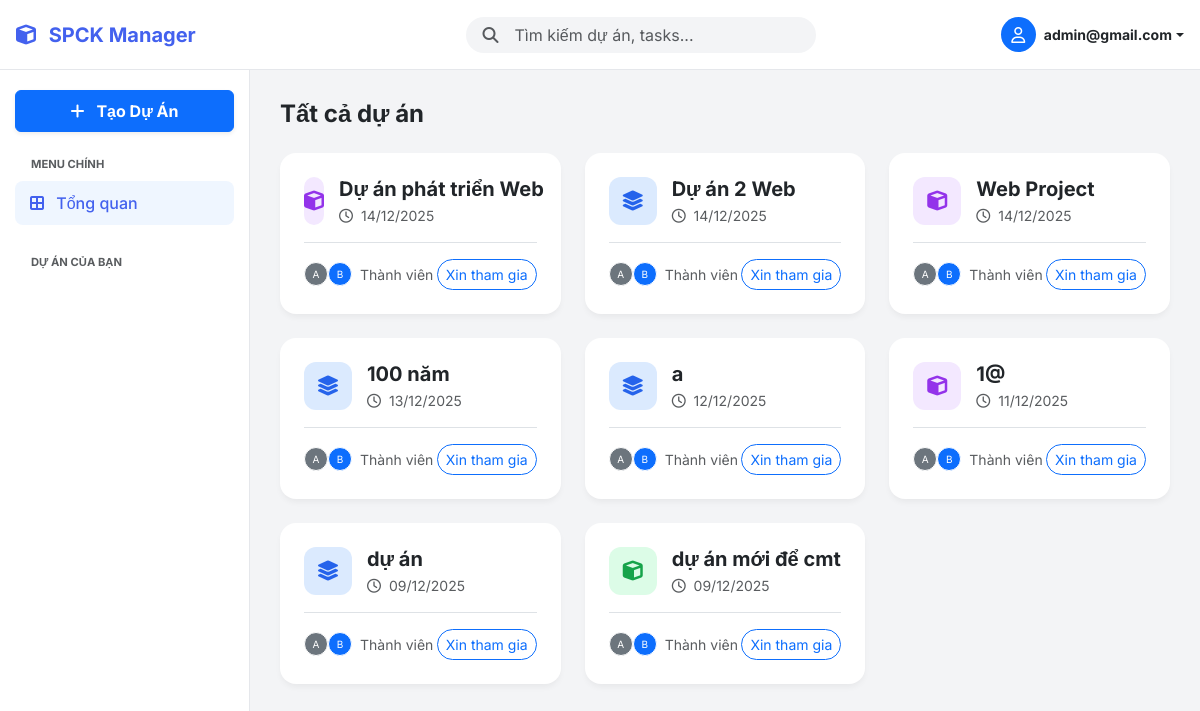
Page /dashboard.php (signed in) on the committed database.
### tables this page shows
CREATE TABLE `projects` (
  `id` int NOT NULL,
  `title` varchar(255) NOT NULL,
  `description` text,
  `created_at` timestamp NOT NULL DEFAULT CURRENT_TIMESTAMP
);

### dashboard.php (the view, shortened to what this page needs)
<?php
require 'config.php';
$search_query = "";
$all_projects = [];
if (isset($_GET['q']) && !empty($_GET['q'])) {
    $search_query = trim($_GET['q']);
    $term = "%" . $search_query . "%";
    $stmt_search = $conn->prepare("SELECT * FROM projects WHERE title LIKE ? OR description LIKE ? ORDER BY created_at DESC");
    $stmt_search->bind_param("ss", $term, $term);
    $stmt_search->execute();
    $all_projects = $stmt_search->get_result()->fetch_all(MYSQLI_ASSOC);
} else {
    $all_projects = $conn->query("SELECT * FROM projects ORDER BY created_at DESC")->fetch_all(MYSQLI_ASSOC);
}
$view_project_id = isset($_GET['view_project_id']) ? $_GET['view_project_id'] : null;
$projects_to_show = [];
if ($view_project_id) {
    $stmt_one = $conn->prepare("SELECT * FROM projects WHERE id = ?");
    $stmt_one->bind_param("i", $view_project_id);
    $stmt_one->execute();
    $res_one = $stmt_one->get_result();
    if($res_one->num_rows > 0) {
        $projects_to_show[] = $res_one->fetch_assoc();
    }
} else {
    $projects_to_show = $all_projects;
}
$my_roles = [];
$my_requests = [];
?>
<!DOCTYPE html>
<html lang="vi">
<head>
    <link href="https://cdn.jsdelivr.net/npm/bootstrap@5.3.0/dist/css/bootstrap.min.css" rel="stylesheet">
    <link rel="stylesheet" href="https://cdnjs.cloudflare.com/ajax/libs/font-awesome/6.4.0/css/all.min.css">
</head>
<body>
    <nav class="navbar fixed-top px-3">
        <div class="d-flex align-items-center">
            <a class="navbar-brand text-start" href="dashboard.php">
                <i class="fa-solid fa-cube me-2"></i> SPCK Manager
            </a>
        </div>
        <div class="search-bar d-none d-md-block mx-auto">
            <form action="dashboard.php" method="GET" class="position-relative">
                <i class="fa-solid fa-magnifying-glass position-absolute top-50 start-0 translate-middle-y ms-3 text-muted"></i>
                <input type="text" name="q" class="form-control rounded-pill ps-5"
                       placeholder="Tìm kiếm dự án, tasks..."
                       value="<?= htmlspecialchars($search_query) ?>">
            </form>
        </div>
        <div class="d-flex align-items-center gap-3">
            <div class="dropdown">
                <a href="#" class="d-flex align-items-center text-decoration-none text-dark dropdown-toggle" data-bs-toggle="dropdown">
                    <div class="bg-primary text-white rounded-circle d-flex align-items-center justify-content-center me-2" style="width: 35px; height: 35px;">
                        <i class="fa-regular fa-user"></i>
                    </div>
                    <span class="d-none d-sm-inline small fw-bold"><?= htmlspecialchars($_SESSION['user_email']) ?></span>
                </a>
            </div>
        </div>
    </nav>
    <nav class="sidebar">
        <div class="d-grid mb-4">
            <button class="btn btn-primary fw-bold py-2 shadow-sm" data-bs-toggle="modal" data-bs-target="#createProjectModal">
                <i class="fa-solid fa-plus me-2"></i> Tạo Dự Án
            </button>
        </div>
        <small class="text-uppercase text-muted fw-bold ps-3 mb-2 d-block" style="font-size: 0.7rem;">Menu Chính</small>
        <div class="nav flex-column mb-4">
            <a href="dashboard.php" class="nav-link <?= (!$view_project_id && $search_query == '') ? 'active' : '' ?>">
                <i class="fa-solid fa-border-all me-2"></i> Tổng quan
            </a>
        </div>
        <small class="text-uppercase text-muted fw-bold ps-3 mb-2 d-block" style="font-size: 0.7rem;">Dự án của bạn</small>
    </nav>
    <main class="main-content">
        <div class="d-flex justify-content-between align-items-center mb-4">
            <h4 class="fw-bold m-0 text-dark">
                <?php if($view_project_id): ?>
                    <a href="dashboard.php" class="text-muted text-decoration-none fw-normal">Dự án /</a> Chi tiết
                <?php elseif($search_query): ?>
                    Kết quả tìm kiếm: "<?= htmlspecialchars($search_query) ?>"
                <?php else: ?>
                    Tất cả dự án
                <?php endif; ?>
            </h4>
        </div>
        <?php if (empty($projects_to_show)): ?>
            <div class="text-center py-5 text-muted">
                <i class="fa-solid fa-magnifying-glass fa-2x mb-3 opacity-25"></i>
                <p>Không tìm thấy dự án nào.</p>
            </div>
        <?php else: ?>
            <?php if (!$view_project_id): ?>
                <div class="row g-4">
                    <?php foreach ($projects_to_show as $pj):
                        $pj_id = $pj['id'];
                        $my_role = $my_roles[$pj_id] ?? null;
                        $icon_bg = ($pj_id % 2 == 0) ? 'icon-blue' : (($pj_id % 3 == 0) ? 'icon-green' : 'icon-purple');
                        $icon_class = ($pj_id % 2 == 0) ? 'fa-layer-group' : 'fa-cube';
                    ?>
                    <div class="col-md-6 col-xl-4">
                        <div class="project-card p-4 h-100 d-flex flex-column position-relative">
                            <div class="d-flex align-items-start mb-3">
                                <div class="project-icon <?= $icon_bg ?>">
                                    <i class="fa-solid <?= $icon_class ?>"></i>
                                </div>
                                <div class="flex-grow-1">
                                    <h5 class="fw-bold text-dark mb-1 text-truncate"><?= htmlspecialchars($pj['title']) ?></h5>
                                    <div class="text-muted small"><i class="fa-regular fa-clock me-1"></i> <?= date('d/m/Y', strtotime($pj['created_at'])) ?></div>
                                </div>
                            </div>
                            <div class="mt-auto pt-3 border-top d-flex justify-content-between align-items-center">
                                <div class="d-flex align-items-center">
                                    <div class="bg-secondary text-white rounded-circle small d-flex align-items-center justify-content-center border border-white" style="width:24px;height:24px;font-size:10px;">A</div>
                                    <div class="bg-primary text-white rounded-circle small d-flex align-items-center justify-content-center border border-white ms-n2" style="width:24px;height:24px;font-size:10px;">B</div>
                                    <span class="ms-2 small text-muted">Thành viên</span>
                                </div>
                                <?php if ($my_role): ?>
                                    <a href="dashboard.php?view_project_id=<?= $pj_id ?>" class="btn btn-sm btn-primary rounded-pill px-3 fw-bold stretched-link">
                                        Vào dự án <i class="fa-solid fa-arrow-right ms-1"></i>
                                    </a>
                                <?php else: ?>
                                    <?php if (isset($my_requests[$pj_id]) && $my_requests[$pj_id] == 'pending'): ?>
                                        <button class="btn btn-sm btn-secondary rounded-pill disabled">Đã xin vào</button>
                                    <?php else: ?>
                                        <form method="POST" class="position-relative z-2">
                                            <button class="btn btn-sm btn-outline-primary rounded-pill">Xin tham gia</button>
                                        </form>
                                    <?php endif; ?>
                                <?php endif; ?>
                            </div>
                        </div>
                    </div>
                    <?php endforeach; ?>
                </div>
            <?php endif; ?>
        <?php endif; ?>
    </main>
</body>
</html>

### dashboard.php (style rules this page uses)
:root { --primary-color: #4361ee; --bg-light: #f3f4f6; --sidebar-width: 250px; }
body { font-family: 'Inter', sans-serif; background-color: var(--bg-light); color: #1f2937; }
.navbar { background: #ffffff; height: 70px; border-bottom: 1px solid #e5e7eb; }
.navbar-brand { font-weight: 700; color: var(--primary-color) !important; width: var(--sidebar-width); text-align: center; }
.search-bar input { background-color: #f3f4f6; border: none; width: 350px; transition: all 0.3s; }
.sidebar { width: var(--sidebar-width); background: #fff; position: fixed; top: 70px; bottom: 0; left: 0; border-right: 1px solid #e5e7eb; padding: 20px 15px; overflow-y: auto; z-index: 1000; }
.main-content { margin-left: var(--sidebar-width); margin-top: 70px; padding: 30px; }
.nav-link { color: #4b5563; border-radius: 8px; padding: 10px 15px; font-weight: 500; margin-bottom: 5px; }
.nav-link:hover, .nav-link.active { background-color: #eff6ff; color: var(--primary-color); }
.project-card { border: none; border-radius: 16px; background: #fff; box-shadow: 0 4px 6px -1px rgba(0, 0, 0, 0.05); transition: transform 0.2s, box-shadow 0.2s; cursor: pointer; text-decoration: none; color: inherit; }
.project-icon { width: 48px; height: 48px; border-radius: 12px; display: flex; align-items: center; justify-content: center; font-size: 1.25rem; margin-right: 15px; }
.icon-blue { background: #dbeafe; color: #2563eb; }
.icon-purple { background: #f3e8ff; color: #9333ea; }
.icon-green { background: #dcfce7; color: #16a34a; }

### rows in the picture
projects: title "Dự án phát triển Web", created_at "14/12/2025"
projects: title "Dự án 2 Web", created_at "14/12/2025"
projects: title "Web Project", created_at "14/12/2025"
projects: title "100 năm", created_at "13/12/2025"
projects: title "a", created_at "12/12/2025"
projects: title "1@", created_at "11/12/2025"
projects: title "dự án", created_at "09/12/2025"
projects: title "dự án mới để cmt", created_at "09/12/2025"

### other values in the picture
$_SESSION['user_email'] "admin@gmail.com"
